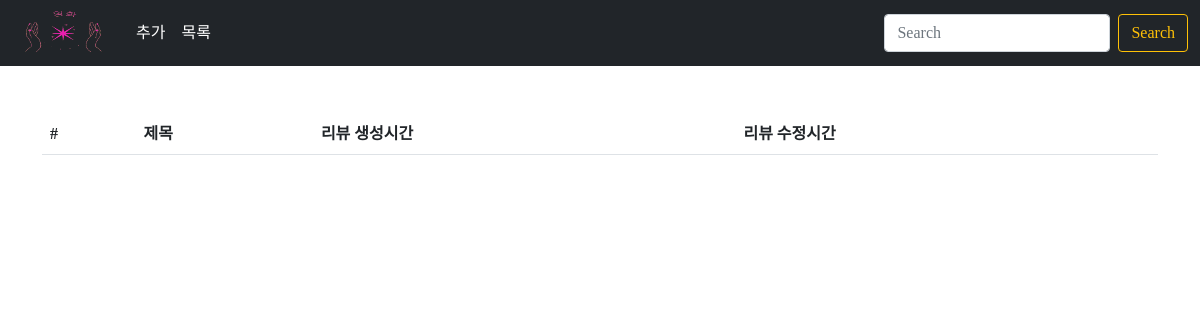
The page /reviews/ on the database as committed earlier.
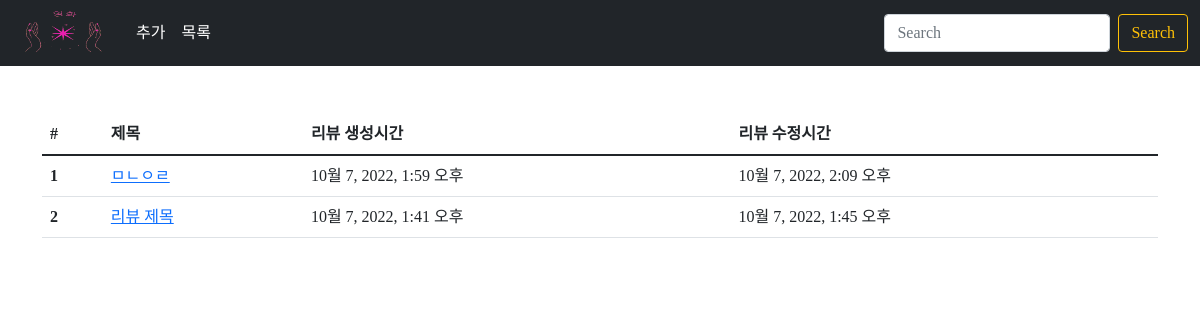
The same page on the database as committed later.
### reviews/models.py (models this page shows)
class Review(models.Model):
    title = models.CharField(max_length=80)
    content = models.TextField()
    movie_name = models.CharField(max_length=80)
    grade = models.IntegerField()
    created_at = models.DateTimeField(auto_now_add=True)
    updated_at = models.DateTimeField(auto_now=True)

### reviews/views.py (the view)
# urls.py: path("", views.index, name="index"),
def index(request):
    reviews = Review.objects.all().order_by("-pk")
    cnt = 1
    reviews_list = []
    for i in reviews:
        reviews_list.append(
            {
                "num": cnt,
                "title": i.title,
                "pk": i.id,
                "created_at": i.created_at,
                "updated_at": i.updated_at,
            }
        )
        cnt += 1
    context = {
        "reviews": reviews_list,
    }
    return render(request, "reviews/index.html", context)

### reviews/templates/reviews/index.html
{% extends 'base.html' %}
{% block body %}
  <table class="table mt-5">
    <thead>
      <tr>
        <th scope="col">#</th>
        <th scope="col">제목</th>
        <th scope="col">리뷰 생성시간</th>
        <th scope="col">리뷰 수정시간</th>
      </tr>
    </thead>
    <tbody>
      {% for review in reviews %}
        <tr>
          <th scope="row">{{review.num}}</th>
          <td>
            <a href="{%url 'reviews:detail' review.pk%}">{{review.title}}</a>
          </td>
          <td>{{review.created_at}}</td>
          <td>{{review.updated_at}}</td>
        </tr>
      {% endfor %}
    </tbody>
  </table>
{% endblock %}

Rows that differ between the two databases and show on the page:
added Review: title "ㅁㄴㅇㄹ", created_at "10월 7, 2022, 1:59 오후", updated_at "10월 7, 2022, 2:09 오후"
added Review: title "리뷰 제목", created_at "10월 7, 2022, 1:41 오후", updated_at "10월 7, 2022, 1:45 오후"
Other text that changed with them:
new list line: "1"
new list line: "2"
